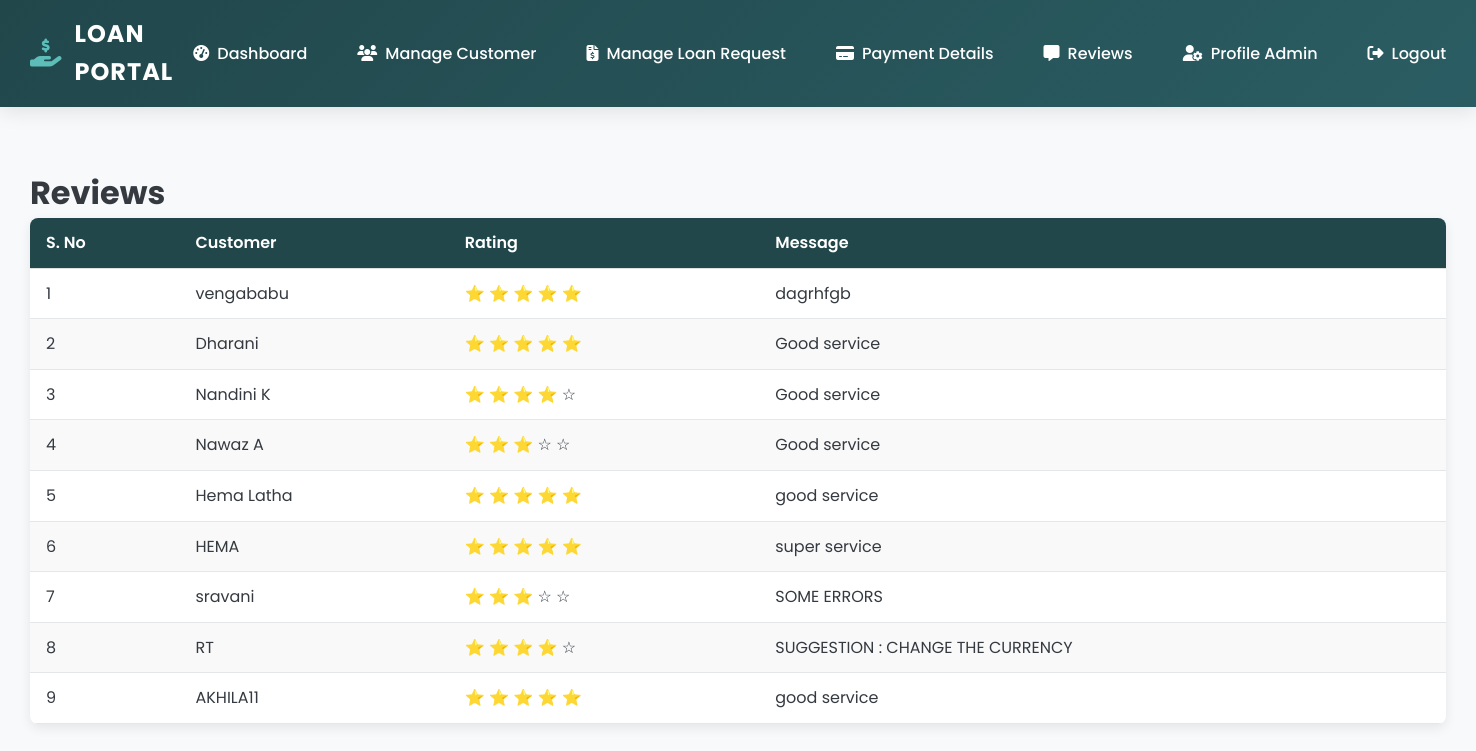
/admin_feedback/, run on the app's committed database.
### app/models.py (models this page shows)
class Feedback(models.Model):
    username = models.ForeignKey(User, on_delete=models.CASCADE)
    message = models.TextField()
    rating = models.PositiveIntegerField(default=5)
    submitted_at = models.DateTimeField(auto_now_add=True)

### app/views.py (the view)
# urls.py: path('admin_feedback/',views.admin_feedback,name='admin_feedback'),
def admin_feedback(request):
    data = Feedback.objects.values(
        "id",
        "message",
        "rating",
        "username__username"
    )
    return render(request,'admin/admin_feedback.html',context={"data":list(data)})

### app/templates/admin/admin_feedback.html (shortened to what this page needs)
{% extends "admin/base_admin.html" %}
{% block content %}
    <h1>Reviews</h1>
    <table>
        <thead>
            <tr>
                <th>S. No</th>
                <th>Customer</th>
                <th>Rating</th>
                <th>Message</th>
            </tr>
        </thead>
        <tbody>
            {% for feedback in data %}
            <tr>
                <td>{{ forloop.counter }}</td>
                <td>{{ feedback.username__username }}</td>
                <td>
                    {% for i in "12345"|make_list %}
                        {% if forloop.counter <= feedback.rating %} ⭐ {% else %} ☆ {% endif %}
                    {% endfor %}
                </td>
                <td>{{ feedback.message }}</td>
            </tr>
            {% empty %}
            <tr><td colspan="4">No reviews submitted yet.</td></tr>
            {% endfor %}
        </tbody>
    </table>
{% endblock %}

### app/static/css/global.css (style rules this page uses)
:root { --primary-color: #21474b; --secondary-color: #5cbdb9; --neutral-100: #f8f9fa; --neutral-200: #eef2f4; --neutral-300: #e3e7ea; --neutral-700: #343a40; --neutral-500: #6c757d; --success-600: #1f8759; --success-500: #28a745; --success-400: #34d399; --warning-500: #ff9800; --warning-400: #ffc107; --danger-500: #dc3545; --danger-600: #b91c1c; --shadow-sm: 0 2px 10px rgba(0,0,0,0.08); --shadow-md: 0 8px 24px rgba(0,0,0,0.12); --radius-sm: 8px; --radius-md: 12px; --radius-lg: 16px; --focus-ring: 0 0 0 4px rgba(92,189,185,0.35); }
* { box-sizing: border-box; }
html { scroll-behavior: smooth; }
body { font-family: 'Poppins', system-ui, -apple-system, Segoe UI, Roboto, sans-serif; color: var(--neutral-700); background-color: var(--neutral-100); line-height: 1.6; }
table { width: 100%; border-collapse: collapse; background: #fff; border-radius: var(--radius-md); overflow: hidden; }
thead th { background: var(--primary-color); color: #fff; text-align: left; padding: 12px 16px; font-weight: 600; }
tbody td { border-bottom: 1px solid var(--neutral-300); padding: 12px 16px; }

### data on the page
Feedback: username__username "vengababu", rating 5 (drawn), message "dagrhfgb"
Feedback: username__username "Dharani", rating 5 (drawn), message "Good service"
Feedback: username__username "Nandini K", rating 4 (drawn), message "Good service"
Feedback: username__username "Nawaz A", rating 3 (drawn), message "Good service"
Feedback: username__username "Hema Latha", rating 5 (drawn), message "good service"
Feedback: username__username "HEMA", rating 5 (drawn), message "super service"
Feedback: username__username "sravani", rating 3 (drawn), message "SOME ERRORS"
Feedback: username__username "RT", rating 4 (drawn), message "SUGGESTION : CHANGE THE CURRENCY"
Feedback: username__username "AKHILA11", rating 5 (drawn), message "good service"
